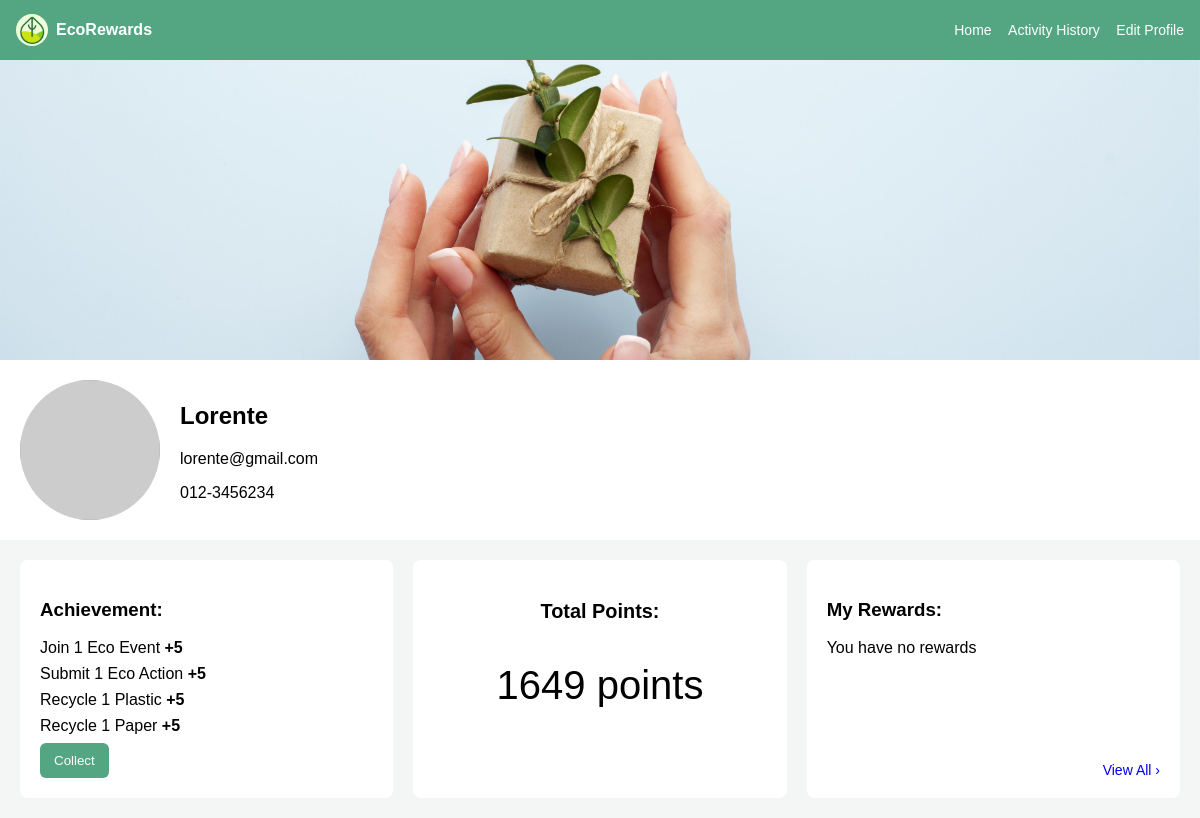
The page /php/profile.php (signed in) on the database its author committed.
### tables this page shows
CREATE TABLE `users` (
  `id` int(11) NOT NULL,
  `fullname` varchar(50) NOT NULL,
  `password` varchar(100) NOT NULL,
  `profile_image` varchar(250) NOT NULL,
  `email` varchar(50) NOT NULL,
  `phone` varchar(50) NOT NULL,
  `role` enum('student','staff') NOT NULL,
  `user_points` int(11) NOT NULL,
  `created_at` varchar(50) NOT NULL
);

### php/profile.php (the view, shortened to what this page needs)
<?php
require "db.php";
$user_id = $_SESSION['user_id'];
$user = $conn->query("
    SELECT fullname, email, phone, user_points, profile_image
    FROM users WHERE id = $user_id
")->fetch_assoc();
$profileImg = "../image/default.png";
$achievements = [
    ["Join 1 Eco Event",5],
    ["Submit 1 Eco Action",5],
    ["Recycle 1 Plastic",5],
    ["Recycle 1 Paper",5]
];
$rewards = $conn->query("
    SELECT r.name
    FROM reward_redemption rr
    JOIN rewards r ON rr.rewards_id = r.id
    WHERE rr.users_id = $user_id
      AND rr.status = 'unused'
    ORDER BY rr.id DESC
    LIMIT 3
");
$hasRewards = $rewards->num_rows > 0;
?>
<!DOCTYPE html>
<html lang="en">
<head>
<link rel="stylesheet" href="../css/style.css">
</head>
<body>
<header class="header">
<div class="header-inner">
    <div class="logo-area">
        <div class="logo-img">
            <img src="../image/logo.png">
        </div>
        <b>EcoRewards</b>
    </div>
    <div class="nav">
        <a href="homepage.php">Home</a>
        <a href="activity_history.php">Activity History</a>
        <a href="#" onclick="openPopup()">Edit Profile</a>
    </div>
</div>
</header>
<div class="cover">
    <img src="../image/profile_banner.jpg">
</div>
<div class="profile">
    <img src="<?= $profileImg ?>">
    <div>
        <h2><?= $user['fullname'] ?></h2>
        <p><?= $user['email'] ?></p>
        <p><?= $user['phone'] ?></p>
    </div>
</div>
<div class="grid">
<div class="box">
<h3>Achievement:</h3>
<?php foreach($achievements as $a): ?>
    <div class="achievement-row">
        <div>
            <?= $a[0] ?> <b>+<?= $a[1] ?></b>
        </div>
    </div>
<?php endforeach; ?>
<?php if (empty($_SESSION['achievement_collected'])): ?>
<form method="post">
<button class="btn" name="collect_points">Collect</button>
</form>
<?php endif; ?>
</div>
<div class="box center">
<h3>Total Points:</h3>
<div class="points"><?= $user['user_points'] ?> points</div>
</div>
<div class="box rewards-box">
<h3>My Rewards:</h3>
<?php if ($hasRewards): ?>
    <?php while($r = $rewards->fetch_assoc()): ?>
        <p><?= $r['name'] ?></p>
    <?php endwhile; ?>
<?php else: ?>
    <p>You have no rewards</p>
<?php endif; ?>
<a href="my_rewards.php" class="view-all">View All ›</a>
</div>
</div>
</body>
</html>

### css/style.css (style rules this page uses)
* { box-sizing: border-box; font-family: Arial, Helvetica, sans-serif; }
body { margin: 0; background: #f5f5f5; min-height: 100vh; }
.header { width:100%; background:#54a582; }
.header-inner { width:100%; height:60px; padding:0 16px; display:flex; align-items:center; justify-content:center; position:relative; }

### php/profile.php (style rules this page uses)
body { margin:0; font-family:Arial; background:#f4f6f5; overflow-x:hidden; }
.header { background:#54a582; height:60px }
.header-inner { display:flex; align-items:center; justify-content:space-between; padding:0 16px; color:#fff; }
.logo-area { display:flex; align-items:center; gap:8px }
.logo-img { width:32px; height:32px; border-radius:50%; overflow:hidden }
.logo-img img { width:100%; height:100%; object-fit:contain }
.nav a { color:#fff; margin-left:12px; text-decoration:none; font-size:14px }
.cover { width:100%; height:300px; overflow:hidden; background:#ddd }
.cover img { width:100%; height:100%; object-fit:cover; display:block }
.profile { display:flex; gap:20px; padding:20px; align-items:center; background-color:white; }
.profile img { width:140px; height:140px; border-radius:50%; object-fit:cover; background:#ccc; }
.grid { display:grid; grid-template-columns:1fr 1fr 1fr; gap:20px; padding:20px; }
.box { background:#fff; padding:20px; border-radius:8px; }
.center { text-align:center; font-size:17px }
.points { font-size:40px; margin:40px 0; }
.btn { background:#54a582; color:#fff; border:none; padding:10px 14px; border-radius:6px; cursor:pointer }
.rewards-box { position:relative }
.view-all { position:absolute; right:20px; bottom:20px; text-decoration:none; font-size:14px }
.achievement-row { display:flex; justify-content:space-between; align-items:center; margin-bottom:8px; }

### rows shown on the page
users: fullname "Lorente", email "lorente@gmail.com", phone "012-3456234", user_points "1649"

### other values the page prints
$a[0] "Join 1 Eco Event"
$a[1] "5"
$a[0] "Submit 1 Eco Action"
$a[0] "Recycle 1 Plastic"
$a[0] "Recycle 1 Paper"
